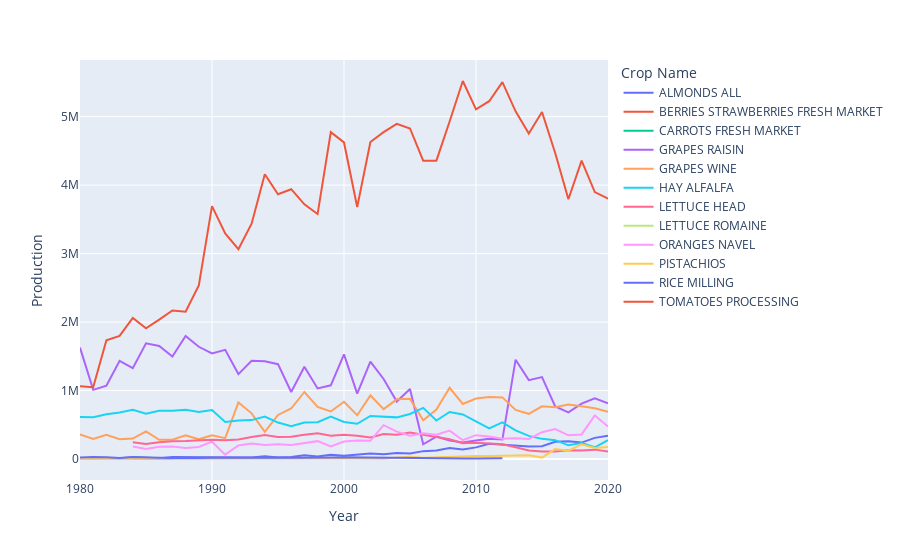

The cell this chart's notebook holds for it:
### Code cell
#fresno graph
fig = px.line(Fresno_crop,
                 x='Year',
                 y='Production',
                 color = 'Crop Name')



fig.show()

### Figure 1 — Plotly figure (JSON) as saved in the notebook; plotly's stock layout.template omitted (floating-point values rounded to 4 significant figures)
{"data": [{"hovertemplate": "Crop Name=ALMONDS ALL<br>Year=%{x}<br>Production=%{y}<extra></extra>", "legendgroup": "ALMONDS ALL", "line": {"color": "#636efa", "dash": "solid"}, "marker": {"symbol": "circle"}, "mode": "lines", "name": "ALMONDS ALL", "orientation": "v", "showlegend": true, "type": "scatter", "x": [1980, 1981, 1982, 1983, 1984, 1985, 1986, 1987, 1988, 1989, 1990, 1991, 1992, 1993, 1994, 1995, 1996, 1997, 1998, 1999, 2000, 2001, 2002, 2003, 2004, 2005, 2006, 2007, 2008, 2009, 2010, 2011, 2012, 2013, 2014, 2015, 2016, 2017, 2018, 2019, 2020], "xaxis": "x", "y": [14200, 17900, 16300, 11700, 24700, 18700, 12300, 29400, 28800, 22200, 27300, 19600, 21900, 23700, 38700, 22900, 31100, 54200, 35700, 61700, 47600, 65610, 78700, 69600, 86000, 79600, 115000, 126000, 159000, 140000, 170000, 221000, 206000, 200000, 184000, 186000, 252000, 258000, 240000, 309000, 341000], "yaxis": "y"}, {"hovertemplate": "Crop Name=BERRIES STRAWBERRIES FRESH MARKET<br>Year=%{x}<br>Production=%{y}<extra></extra>", "legendgroup": "BERRIES STRAWBERRIES FRESH MARKET", "line": {"color": "#EF553B", "dash": "solid"}, "marker": {"symbol": "circle"}, "mode": "lines", "name": "BERRIES STRAWBERRIES FRESH MARKET", "orientation": "v", "showlegend": true, "type": "scatter", "x": [1984, 1985, 1986, 1987, 1988], "xaxis": "x", "y": [2960, 2580, 3260, 3080, null], "yaxis": "y"}, {"hovertemplate": "Crop Name=CARROTS FRESH MARKET<br>Year=%{x}<br>Production=%{y}<extra></extra>", "legendgroup": "CARROTS FRESH MARKET", "line": {"color": "#00cc96", "dash": "solid"}, "marker": {"symbol": "circle"}, "mode": "lines", "name": "CARROTS FRESH MARKET", "orientation": "v", "showlegend": true, "type": "scatter", "x": [1986, 1987, 1988], "xaxis": "x", "y": [69600, null, null], "yaxis": "y"}, {"hovertemplate": "Crop Name=GRAPES RAISIN<br>Year=%{x}<br>Production=%{y}<extra></extra>", "legendgroup": "GRAPES RAISIN", "line": {"color": "#ab63fa", "dash": "solid"}, "marker": {"symbol": "circle"}, "mode": "lines", "name": "GRAPES RAISIN", "orientation": "v", "showlegend": true, "type": "scatter", "x": [1980, 1981, 1982, 1983, 1984, 1985, 1986, 1987, 1988, 1989, 1990, 1991, 1992, 1993, 1994, 1995, 1996, 1997, 1998, 1999, 2000, 2001, 2002, 2003, 2004, 2005, 2006, 2007, 2008, 2009, 2010, 2011, 2012, 2013, 2014, 2015, 2016, 2017, 2018, 2019, 2020], "xaxis": "x", "y": [1627500, 1009800, 1070060, 1432820, 1326120, 1688300, 1650590, 1496430, 1796340, 1638850, 1541000, 1594400, 1240000, 1434120, 1426500, 1385000, 978600, 1348200, 1030000, 1075860, 1527240, 955300, 1422000, 1168400, 838390, 1022400, 215000, 327000, 270000, 240000, 269000, 295000, 284000, 1450000, 1152000, 1197000, 767000, 681000, 809000, 885000, 813000], "yaxis": "y"}, {"hovertemplate": "Crop Name=GRAPES WINE<br>Year=%{x}<br>Production=%{y}<extra></extra>", "legendgroup": "GRAPES WINE", "line": {"color": "#FFA15A", "dash": "solid"}, "marker": {"symbol": "circle"}, "mode": "lines", "name": "GRAPES WINE", "orientation": "v", "showlegend": true, "type": "scatter", "x": [1980, 1981, 1982, 1983, 1984, 1985, 1986, 1987, 1988, 1989, 1990, 1991, 1992, 1993, 1994, 1995, 1996, 1997, 1998, 1999, 2000, 2001, 2002, 2003, 2004, 2005, 2006, 2007, 2008, 2009, 2010, 2011, 2012, 2013, 2014, 2015, 2016, 2017, 2018, 2019, 2020], "xaxis": "x", "y": [359100, 292000, 354600, 289400, 298900, 401900, 280300, 283000, 345100, 287300, 346750, 304780, 825100, 667100, 395800, 643400, 737490, 978930, 760130, 693910, 835310, 639180, 928100, 728500, 871000, 878500, 566400, 722800, 1040100, 803560, 883000, 905000, 900000, 716000, 660000, 770000, 755000, 795000, 769000, 740000, 690000], "yaxis": "y"}, {"hovertemplate": "Crop Name=HAY ALFALFA<br>Year=%{x}<br>Production=%{y}<extra></extra>", "legendgroup": "HAY ALFALFA", "line": {"color": "#19d3f3", "dash": "solid"}, "marker": {"symbol": "circle"}, "mode": "lines", "name": "HAY ALFALFA", "orientation": "v", "showlegend": true, "type": "scatter", "x": [1980, 1981, 1982, 1983, 1984, 1985, 1986, 1987, 1988, 1989, 1990, 1991, 1992, 1993, 1994, 1995, 1996, 1997, 1998, 1999, 2000, 2001, 2002, 2003, 2004, 2005, 2006, 2007, 2008, 2009, 2010, 2011, 2012, 2013, 2014, 2015, 2016, 2017, 2018, 2019, 2020], "xaxis": "x", "y": [615000, 610000, 654000, 680000, 720000, 660000, 704000, 704000, 720000, 685000, 714000, 540000, 562000, 568000, 620000, 532000, 480000, 532000, 537000, 619000, 540000, 514000, 628000, 615000, 608000, 657000, 747000, 562000, 687000, 651000, 545000, 446000, 535000, 419000, 338000, 294000, 275000, 200000, 235000, 171000, 275000], "yaxis": "y"}, {"hovertemplate": "Crop Name=LETTUCE HEAD<br>Year=%{x}<br>Production=%{y}<extra></extra>", "legendgroup": "LETTUCE HEAD", "line": {"color": "#FF6692", "dash": "solid"}, "marker": {"symbol": "circle"}, "mode": "lines", "name": "LETTUCE HEAD", "orientation": "v", "showlegend": true, "type": "scatter", "x": [1984, 1985, 1986, 1987, 1988, 1989, 1990, 1991, 1992, 1993, 1994, 1995, 1996, 1997, 1998, 1999, 2000, 2001, 2002, 2003, 2004, 2005, 2006, 2007, 2008, 2009, 2010, 2011, 2012, 2013, 2014, 2015, 2016, 2017, 2018, 2019, 2020], "xaxis": "x", "y": [245900, 221000, 245200, 260900, 264000, 272900, 282600, 274400, 286500, 321100, 351000, 321100, 324700, 354100, 376500, 339000, 354400, 339900, 314700, 363400, 354000, 385300, 351200, 318600, 289500, 230300, 237200, 226000, 213900, 170700, 123000, 111000, 110000, 129000, 125000, 137000, 110000], "yaxis": "y"}, {"hovertemplate": "Crop Name=LETTUCE ROMAINE<br>Year=%{x}<br>Production=%{y}<extra></extra>", "legendgroup": "LETTUCE ROMAINE", "line": {"color": "#B6E880", "dash": "solid"}, "marker": {"symbol": "circle"}, "mode": "lines", "name": "LETTUCE ROMAINE", "orientation": "v", "showlegend": true, "type": "scatter", "x": [1986, 1987, 1988], "xaxis": "x", "y": [null, null, null], "yaxis": "y"}, {"hovertemplate": "Crop Name=ORANGES NAVEL<br>Year=%{x}<br>Production=%{y}<extra></extra>", "legendgroup": "ORANGES NAVEL", "line": {"color": "#FF97FF", "dash": "solid"}, "marker": {"symbol": "circle"}, "mode": "lines", "name": "ORANGES NAVEL", "orientation": "v", "showlegend": true, "type": "scatter", "x": [1984, 1985, 1986, 1987, 1988, 1989, 1990, 1991, 1992, 1993, 1994, 1995, 1996, 1997, 1998, 1999, 2000, 2001, 2002, 2003, 2004, 2005, 2006, 2007, 2008, 2009, 2010, 2011, 2012, 2013, 2014, 2015, 2016, 2017, 2018, 2019, 2020], "xaxis": "x", "y": [183900, 147000, 177300, 183000, 161300, 176000, 252900, 64200, 197000, 226000, 204000, 215000, 203300, 229500, 260700, 182900, 255000, 269600, 266100, 494000, 400100, 340800, 375000, 356000, 415000, 274700, 348000, 329000, 296000, 302000, 293000, 392000, 436000, 346000, 359000, 635000, 475000], "yaxis": "y"}, {"hovertemplate": "Crop Name=PISTACHIOS<br>Year=%{x}<br>Production=%{y}<extra></extra>", "legendgroup": "PISTACHIOS", "line": {"color": "#FECB52", "dash": "solid"}, "marker": {"symbol": "circle"}, "mode": "lines", "name": "PISTACHIOS", "orientation": "v", "showlegend": true, "type": "scatter", "x": [1980, 1981, 1982, 1983, 1984, 1985, 1986, 1987, 1988, 1989, 1990, 1991, 1992, 1993, 1994, 1995, 1996, 1997, 1998, 1999, 2000, 2001, 2002, 2003, 2004, 2005, 2006, 2007, 2008, 2009, 2010, 2011, 2012, 2013, 2014, 2015, 2016, 2017, 2018, 2019, 2020], "xaxis": "x", "y": [211, 171, 253, 108, 343, 243, 356, 240, 988, 987, 1240, 1760, 2340, 4290, 2440, 6040, 2360, 6440, 5700, 3570, 6580, 8880, 11700, 5230, 20600, 31900, 18100, 26900, 31500, 37800, 44900, 42400, 47600, 49200, 53400, 20800, 145000, 121000, 214000, 160000, 176000], "yaxis": "y"}, {"hovertemplate": "Crop Name=RICE MILLING<br>Year=%{x}<br>Production=%{y}<extra></extra>", "legendgroup": "RICE MILLING", "line": {"color": "#636efa", "dash": "solid"}, "marker": {"symbol": "circle"}, "mode": "lines", "name": "RICE MILLING", "orientation": "v", "showlegend": true, "type": "scatter", "x": [1980, 1981, 1982, 1983, 1984, 1985, 1986, 1987, 1988, 1989, 1990, 1991, 1992, 1993, 1994, 1995, 1996, 1997, 1998, 1999, 2000, 2001, 2002, 2003, 2004, 2005, 2006, 2007, 2008, 2009, 2010, 2011, 2012], "xaxis": "x", "y": [20800, 29700, 26100, 14200, 28500, 18400, 18800, 15600, 21000, 16500, 19800, 21400, 17700, 26700, 21800, 23700, 19700, 17700, 15200, 20500, 24600, 21900, 17900, 19400, 22600, 14200, 11000, 8200, 7640, 6500, 7290, 11300, 10100], "yaxis": "y"}, {"hovertemplate": "Crop Name=TOMATOES PROCESSING<br>Year=%{x}<br>Production=%{y}<extra></extra>", "legendgroup": "TOMATOES PROCESSING", "line": {"color": "#EF553B", "dash": "solid"}, "marker": {"symbol": "circle"}, "mode": "lines", "name": "TOMATOES PROCESSING", "orientation": "v", "showlegend": true, "type": "scatter", "x": [1980, 1981, 1982, 1983, 1984, 1985, 1986, 1987, 1988, 1989, 1990, 1991, 1992, 1993, 1994, 1995, 1996, 1997, 1998, 1999, 2000, 2001, 2002, 2003, 2004, 2005, 2006, 2007, 2008, 2009, 2010, 2011, 2012, 2013, 2014, 2015, 2016, 2017, 2018, 2019, 2020], "xaxis": "x", "y": [1064000, 1048000, 1734000, 1797000, 2060000, 1909000, 2035000, 2168000, 2151000, 2534000, 3692000, 3293000, 3063000, 3436000, 4159000, 3867000, 3940000, 3719000, 3577000, 4773000, 4623000, 3681000, 4629000, 4774000, 4895000, 4827000, 4357000, 4357000, 4928000, 5520000, 5106000, 5225000, 5504000, 5077000, 4754000, 5067000, 4468000, 3794000, 4358000, 3897000, 3801000], "yaxis": "y"}], "layout": {"autosize": true, "legend": {"title": {"text": "Crop Name"}, "tracegroupgap": 0}, "margin": {"t": 60}, "xaxis": {"anchor": "y", "autorange": true, "domain": [0, 1], "range": [1980, 2020], "title": {"text": "Year"}, "type": "linear"}, "yaxis": {"anchor": "x", "autorange": true, "domain": [0, 1], "range": [-306600.0, 5827000.0], "title": {"text": "Production"}, "type": "linear"}}}
